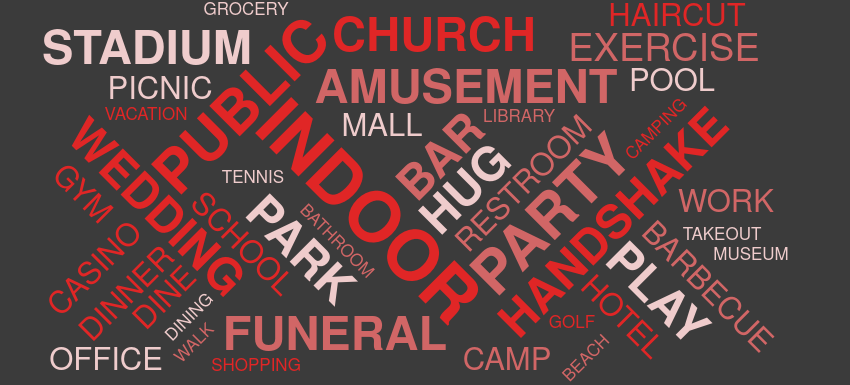

Vega-Lite specification for this chart:
### Vega specification from a JSON file in a GitHub repository (floating-point values rounded to 4 significant figures; data arrays with more than 128 entries replaced by an {"elided": "..."} marker saying what was removed)
{"$schema": "https://vega.github.io/schema/vega/v5.json", "width": 850, "height": 330, "padding": 0, "data": [{"name": "table", "values": {"elided": "231 str values"}, "transform": [{"type": "countpattern", "field": "data", "case": "upper", "pattern": "[\\w']{3,}"}, {"type": "formula", "as": "angle", "expr": "[-45, 0, 45][~~(random() * 3)]"}, {"type": "formula", "as": "weight", "expr": "if(datum.count>=10, 600, 300)"}]}], "scales": [{"name": "color", "type": "ordinal", "domain": {"data": "table", "field": "text"}, "range": ["#efcccc", "#e02626", "#d16666"]}], "marks": [{"type": "text", "from": {"data": "table"}, "encode": {"enter": {"text": {"field": "text"}, "align": {"value": "center"}, "baseline": {"value": "alphabetic"}, "fill": {"scale": "color", "field": "text"}}, "update": {"fillOpacity": {"value": 1}}, "hover": {"fillOpacity": {"value": 0.5}}}, "transform": [{"type": "wordcloud", "size": [800, 400], "text": {"field": "text"}, "rotate": {"field": "datum.angle"}, "font": "Helvetica Neue, Arial", "fontSize": {"field": "datum.count"}, "fontWeight": {"field": "datum.weight"}, "fontSizeRange": [17, 70], "padding": 2}]}], "config": {"background": "rgb(59, 59, 59)", "axis": {"labelColor": "white", "titleColor": "white", "gridColor": "dimgrey"}, "legend": {"labelColor": "white", "titleColor": "white"}, "title": {"color": "white"}}}
